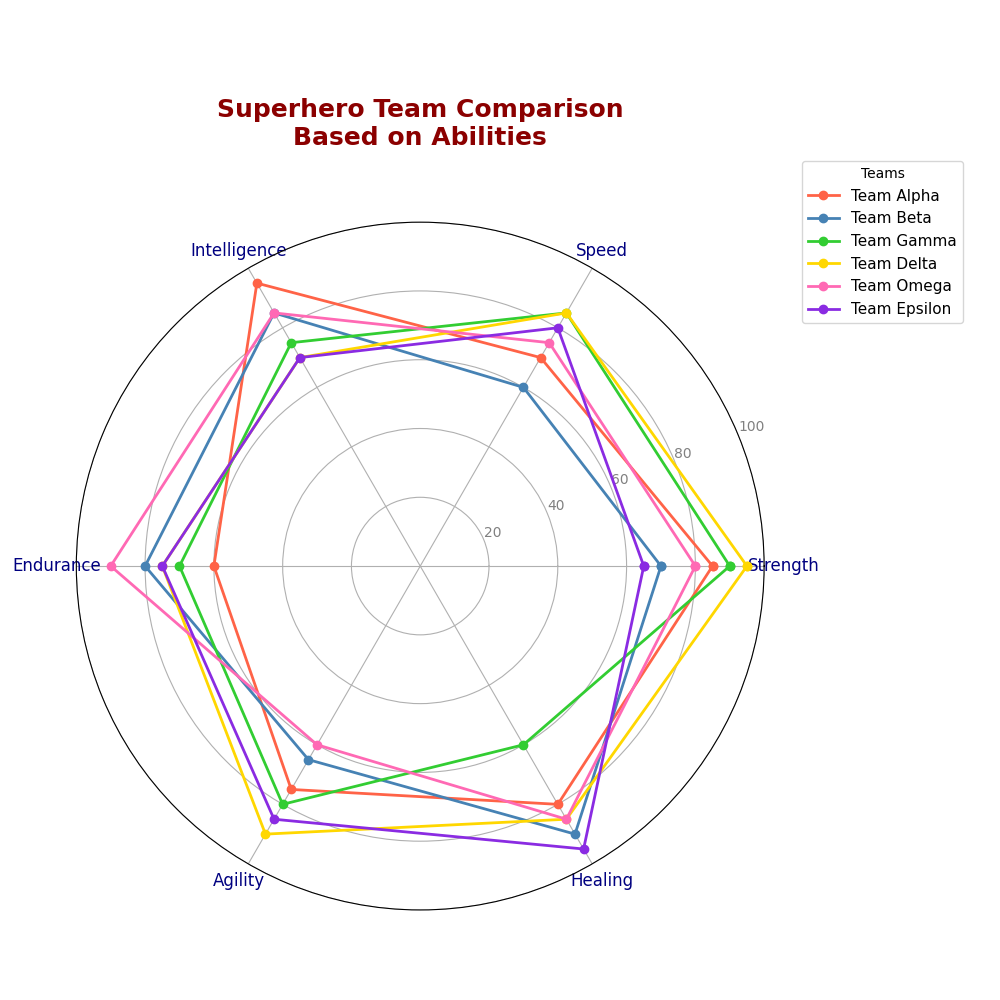

Reproduce this figure in Python.
import numpy as np
import matplotlib.pyplot as plt

categories = ['Strength', 'Speed', 'Intelligence', 'Endurance', 'Agility', 'Healing']
num_vars = len(categories)

team_abilities = {
    'Team Alpha': [85, 70, 95, 60, 75, 80],
    'Team Beta': [70, 60, 85, 80, 65, 90],
    'Team Gamma': [90, 85, 75, 70, 80, 60],
    'Team Delta': [95, 85, 70, 75, 90, 85],
    'Team Omega': [80, 75, 85, 90, 60, 85],  # New team added
    'Team Epsilon': [65, 80, 70, 75, 85, 95]  # Another new team added
}

angles = np.linspace(0, 2 * np.pi, num_vars, endpoint=False).tolist()
angles += angles[:1]

fig, ax = plt.subplots(figsize=(10, 10), subplot_kw=dict(polar=True))

colors = ['#FF6347', '#4682B4', '#32CD32', '#FFD700', '#FF69B4', '#8A2BE2']  # Added two colors for two new teams

for idx, (team, abilities) in enumerate(team_abilities.items()):
    abilities += abilities[:1]
    ax.plot(angles, abilities, color=colors[idx], linewidth=2, marker='o', label=team)

plt.xticks(angles[:-1], categories, color='navy', size=12)
ax.set_ylim(0, 100)
plt.yticks([20, 40, 60, 80, 100], ["20", "40", "60", "80", "100"], color="grey", size=10)

plt.title('Superhero Team Comparison\nBased on Abilities', size=18, color='darkred', y=1.1, weight='bold')
ax.legend(loc='upper right', bbox_to_anchor=(1.3, 1.1), fontsize=11, title='Teams')

plt.tight_layout()
plt.show()
